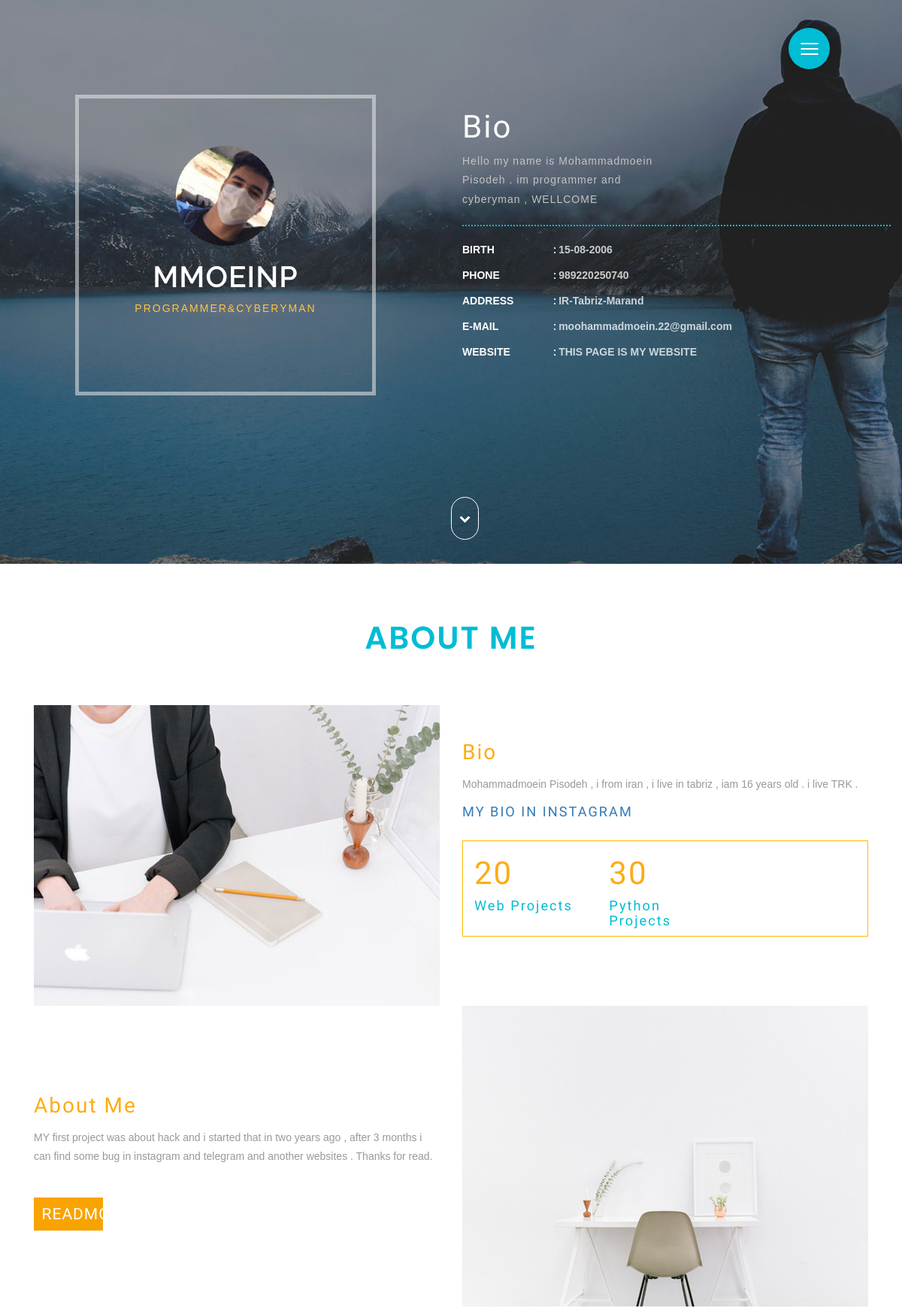
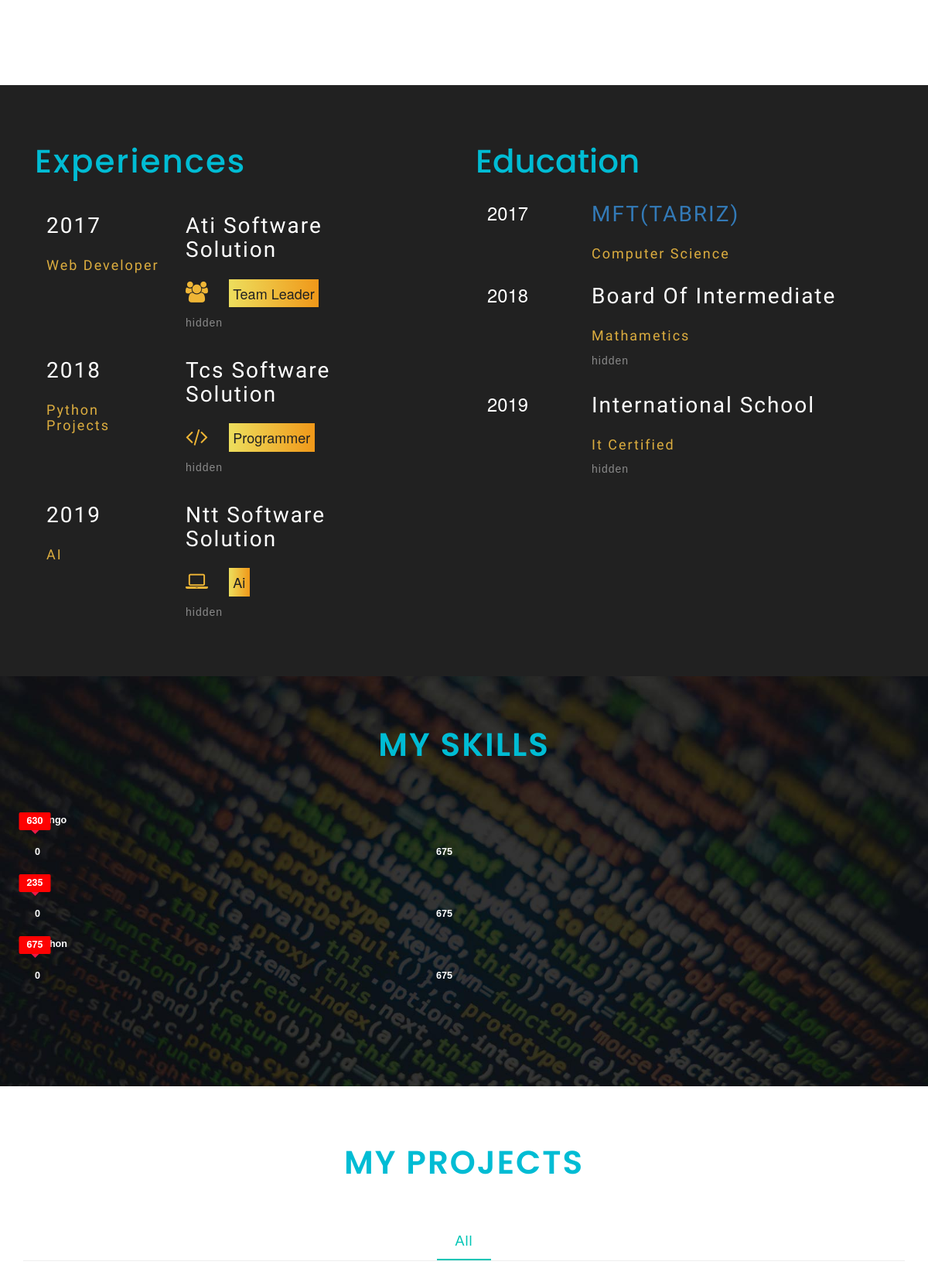
The page /me/ (upper part) on the database its author committed (2 pictures, top to bottom).
### me/models.py (models this page shows)
class Info(models.Model):
    name_lastname = models.CharField(max_length = 150)
    bio = models.TextField()
    birth = models.CharField(max_length = 150)
    phone = models.IntegerField()
    address = models.TextField()
    e_email = models.CharField(max_length = 150)
    website = models.CharField(max_length = 150)

class Aboutme(models.Model):
    bio = models.TextField()
    about_me = models.TextField()

### me/views.py (the view, shortened to what this page needs)
# urls.py: 2. Add a URL to urlpatterns:  path('', views.home, name='home')
def home(request):
    info = Info.objects.all()
    about = Aboutme.objects.all()
    return render(request , "me/index.html" , {"info" : info , "about" : about})

### me/templates/me/index.html (shortened to what this page needs)
{% load static %}
{% load crispy_forms_tags %}
<!DOCTYPE html>
<html lang="en">
<head>
<link rel="stylesheet" href="{% static 'me/css/font-awesome.min.css' %}" />
<link rel="stylesheet" href="{% static 'me/css/style.css' %}" type="text/css" media="all" />
<link rel="stylesheet" href="{% static 'me/css/bootstrap.min.css' %}" type="text/css" media="all" />
</head>
<body>
	<div class="w3-banner-top">
	<div class="agileinfo-dot">
			<div class="w3layouts_menu">
				<nav class="cd-stretchy-nav edit-content">
					<a class="cd-nav-trigger" href="#0"> Menu <span aria-hidden="true"></span> </a>
				</nav>
			</div>
		<div class="w3-banner-grids">
			<div class="col-md-6 w3-banner-grid-left">
				<div class="w3-banner-img">
					<img src="{% static 'me/images/mmoeinp.jpg' %}" alt="img">
					{% if info %}
						{% for infor in info %}
							<h3 class="test">{{ infor.name_lastname }}</h3>
						{% endfor %}
					{% else %}
						<h3 class="test">mmoeinp</h3>
					{% endif %}
					<p class="test">Programmer&cyberyman</p>
				</div>
			</div>
			<div class="col-md-6 w3-banner-grid-right">
			<div class="w3-banner-text">
				<h3>Bio</h3>
				{% if info %}
					{% for infor in info %}
						<p>{{ infor.bio }}</p>
					{% endfor %}
				{% else %}
					<p>SOON</p>
				{% endif %}
			</div>
				<div class=" w3-right-addres-1">
				<ul class="address">
								<li>
									<ul class="agileits-address-text ">
										<li class="agile-it-adress-left"><b>BIRTH</b></li>
										{% if info %}
											{% for infor in info %}
												<li><span>:</span>{{ infor.birth }}</li>
											{% endfor %}
										{% else %}
											<li><span>:</span>hidden</li>
										{% endif %}
									</ul>
								</li>
								<li>
									<ul class="agileits-address-text">
										<li class="agile-it-adress-left"><b>PHONE</b></li>
										{% if info %}
											{% for infor in info %}
												<li><span>:</span>{{ infor.phone }}</li>
											{% endfor %}
										{% else %}
											<li><span>:</span>hidden</li>
										{% endif %}
									</ul>
								</li>
								<li>
									<ul class="agileits-address-text">
										<li class="agile-it-adress-left"><b>ADDRESS</b></li>
										{% if info %}
											{% for infor in info %}
												<li><span>:</span>{{ infor.address }}</li>
											{% endfor %}
										{% else %}
											<li><span>:</span>hidden</li>
										{% endif %}
									</ul>
								</li>
								<li>
									<ul class="agileits-address-text">
										<li class="agile-it-adress-left"><b>E-MAIL</b></li>
										{% if info %}
											{% for infor in info %}
												<li><span>:</span><a href="mailto:moohammadmoein.22@gmail.com">{{ infor.e_email }}</a></li>
											{% endfor %}
										{% else %}
											<li><span>:</span><a href="#">hidden</a></li>
										{% endif %}
									</ul>
								</li>
								<li>
									<ul class="agileits-address-text">
										<li class="agile-it-adress-left"><b>WEBSITE</b></li>
										{% if info %}
											{% for infor in info %}
												<li><span>:</span><a href="#">{{ infor.website }}</a></li>
											{% endfor %}
										{% else %}
											<li><span>:</span><a href="#">hidden</a></li>
										{% endif %}
									</ul>
								</li>
							</ul>
				</div>
			</div>
			<div class="clearfix"></div>
		</div>
		</div>
		<div class="thim-click-to-bottom">
				<a href="#about" class="scroll">
					<i class="fa  fa-chevron-down"></i>
				</a>
			</div>
	</div>
<div class="w3-about" id="about">
	<div class="container">
		<div class="w3-about-head">
			<h3>About me</h3>
		</div>
		<div class="w3-about-grids">
		<div class=" w3-about-grids1">
				<div class="col-md-6 w3-about-grid-left1">
					<img src="{% static 'me/images/ab5.jpg' %}" alt="img1">
				</div>
				<div class="col-md-6 w3-about-grid-right1">
					<h3>Bio</h3>
					{% if about %}
						{% for aboutme in about %}
							<p> {{ aboutme.bio }}</p>
						{% endfor %}
					{% else %}
						<p>hidden</p>
					{% endif %}
					<h5><a href="https://instagram.com/mmoeinp" target="_blank">MY BIO IN INSTAGRAM</a></h5>
					<div class= "w3-about-grid-small-border">
					<div class="col-md-4 w3-about-grid-small">
						<h3 class="w3-head-project">20</h3>
						<h5>web projects</h5>
					</div>
					<div class="col-md-4 w3-about-grid-small">
					<h3 class="w3-head-project">30</h3>
						<h5>python projects</h5>
					</div>
				<div class="clearfix"></div>
				</div>
				</div>
				<div class="clearfix"></div>
				<div class="w3-about-grids2">
				<div class="col-md-6 w3-about-grid-left2">
					<h3>About me</h3>
					{% if about %}
						{% for aboutme in about %}
							<p> {{ aboutme.about_me }}</p>
						{% endfor %}
					{% else %}
						<p>hidden</p>
					{% endif %}
					<h4><a href="https://www.google.com/search?client=firefox-b-e&q=Mohammadmoein+Pisodeh" target="_blank">Readmore</a></h4>
				</div>
				<div class="col-md-6 w3-about-grid-right2">
				<img src="{% static 'me/images/ab7.jpg' %}" alt="img1">
				</div>
				<div class="clearfix"></div>
				</div>
		</div>
	</div>
</div>
</div>
	<div class="w3-edu-top" id="experiences">
	<div class="container">
		<div class="w3-edu-grids">
			<div class="col-md-6 w3-edu-grid-left">
				<div class="w3-edu-grid-header">
				<h3>Experiences</h3>
				</div>
				<div class="col-md-4 w3-edu-info1">
					<h3>2017</h3>
					<h4>web developer</h4>
			</div>
			<div class="col-md-6 w3-edu-info2">
				<h3>Ati software solution</h3>
					<h4><i class="fa fa-users" aria-hidden="true"></i><span>Team leader</span></h4>
					<p>hidden</p>
			</div>
			<div class="clearfix"></div>
			<div class="col-md-4 w3-edu-info1">
			<h3>2018</h3>
					<h4>python projects</h4>
			</div>
			<div class="col-md-6 w3-edu-info2">
				<h3>Tcs software solution</h3>
					<h4><i class="fa fa-code" aria-hidden="true"></i><span>programmer</span></h4>
					<p>hidden</p>
			</div>
			<div class="clearfix"></div>
			<div class="col-md-4 w3-edu-info1">
			<h3>2019</h3>
					<h4>AI</h4>
			</div>
			<div class="col-md-6 w3-edu-info2">
				<h3>Ntt software solution</h3>
					<h4><i class="fa fa-laptop" aria-hidden="true"></i><span>ai</span></h4>
					<p>hidden</p>
			</div>
			<div class="clearfix"></div>
			</div>
			<div class="col-md-6 w3-edu-grid-right">
			<div class="w3-edu-grid-header">
			<h3>Education</h3>
			</div>
				<div class="col-md-3 w3-edu-info-right1">
					<h3>2017</h3>
			</div>
			<div class="col-md-9 w3-edu-info-right2">
				<h3><a href="http://mftabriz.com/Main.aspx" target="_blank">MFT(TABRIZ)</a></h3>
					<h4>Computer science</h4>
			</div>
			<div class="clearfix"></div>
			<div class="col-md-3 w3-edu-info-right1">
				<h3>2018</h3>
			</div>
			<div class="col-md-9 w3-edu-info-right2">
				<h3>Board of intermediate</h3>
					<h4>mathametics </h4>
					<p>hidden</p>
			</div>
			<div class="clearfix"></div>
			<div class="col-md-3 w3-edu-info-right1">
			<h3>2019</h3>
			</div>
			<div class="col-md-9 w3-edu-info-right2">
				<h3>international school</h3>
					<h4>it certified</h4>
					<p>hidden</p>
			</div>
			<div class="clearfix"></div>
		</div>
		<div class="clearfix"></div>
	</div>
	</div>
	</div>
<div class="skills" id="skills">
	<div class="container">
	<div class="title-w3ls">
		<h4>My Skills</h4>
		</div>
		<div class="skills-bar">
		<div class="col-md-6 w3-agile-skills-grid">
			<section class='bar'>
				<section class='wrap'>
					<div class='wrap_right'>
					  <div class='bar_group'>
					</div>
				</section>
			</section>
		</div>
		<div class="clearfix"></div>
		</div>
	</div>
</div>
	<div class="main-content">
	<div class="gallery" id="projects">
		<div class="w3-gallery-head">
			<h3>My projects</h3>
		</div>
	<div class="container">
		<div class="gallery_gds">
			<ul class="simplefilter ">
                <li class="active" data-filter="all">All</li>
            </ul>
            <div class="filtr-container " style="padding: 0px; position: relative; height: 858px;">
				<div class="col-md-4 col-ms-6 jm-item first filtr-item" data-category="1, 5" data-sort="Busy streets" style="opacity: 1; transform: scale(1) translate3d(0px, 0px, 0px); backface-visibility: hidden; perspective: 1000px; transform-style: preserve-3d; position: absolute; transition: all 0.5s ease-out 0ms;">
				</div>
				<div class="col-md-4 col-ms-6 jm-item first filtr-item" data-category="2, 5" data-sort="Luminous night" style="opacity: 1; transform: scale(1) translate3d(380px, 0px, 0px); backface-visibility: hidden; perspective: 1000px; transform-style: preserve-3d; position: absolute; transition: all 0.5s ease-out 0ms;">
				</div>
				<div class="col-md-4 col-ms-6 jm-item first filtr-item" data-category="1, 4" data-sort="City wonders" style="opacity: 1; transform: scale(1) translate3d(760px, 0px, 0px); backface-visibility: hidden; perspective: 1000px; transform-style: preserve-3d; position: absolute; transition: all 0.5s ease-out 0ms;">
				</div>
            </div>
		</div>
	</div>
	</div>
	</div>
</body>
</html>

### rows shown on the page
Info: bio "Hello my name is Mohammadmoein Pisodeh . im programmer and cyberyman , WELLCOME", birth "15-08-2006", phone "989220250740", address "IR-Tabriz-Marand", e_email "moohammadmoein.22@gmail.com", website "THIS PAGE IS MY WEBSITE"
Aboutme: bio "Mohammadmoein Pisodeh , i from iran , i live in tabriz , iam 16 years old . i live TRK .", about_me "MY first project was about hack and i started that in two years ago , after 3 months i can find some bug in instagram and telegram and another websites . Thanks for read."
